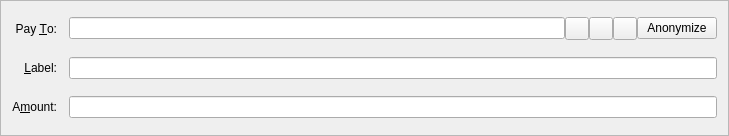
<?xml version="1.0" encoding="UTF-8"?>
<ui version="4.0">
 <class>SendCoinsEntry</class>
 <widget class="QFrame" name="SendCoinsEntry">
  <property name="geometry">
   <rect>
    <x>0</x>
    <y>0</y>
    <width>729</width>
    <height>136</height>
   </rect>
  </property>
  <property name="windowTitle">
   <string>Form</string>
  </property>
  <property name="frameShape">
   <enum>QFrame::StyledPanel</enum>
  </property>
  <property name="frameShadow">
   <enum>QFrame::Sunken</enum>
  </property>
  <layout class="QGridLayout" name="gridLayout">
   <property name="spacing">
    <number>12</number>
   </property>
   <item row="5" column="0">
    <widget class="QLabel" name="label">
     <property name="text">
      <string>A&amp;mount:</string>
     </property>
     <property name="alignment">
      <set>Qt::AlignRight|Qt::AlignTrailing|Qt::AlignVCenter</set>
     </property>
     <property name="buddy">
      <cstring>payAmount</cstring>
     </property>
    </widget>
   </item>
   <item row="3" column="0">
    <widget class="QLabel" name="label_2">
     <property name="text">
      <string>Pay &amp;To:</string>
     </property>
     <property name="alignment">
      <set>Qt::AlignRight|Qt::AlignTrailing|Qt::AlignVCenter</set>
     </property>
     <property name="buddy">
      <cstring>payTo</cstring>
     </property>
    </widget>
   </item>
   <item row="5" column="1">
    <widget class="BitcoinAmountField" name="payAmount"/>
   </item>
   <item row="4" column="1">
    <layout class="QHBoxLayout" name="horizontalLayout_2">
     <property name="spacing">
      <number>0</number>
     </property>
     <item>
      <widget class="QValidatedLineEdit" name="addAsLabel">
       <property name="enabled">
        <bool>true</bool>
       </property>
       <property name="toolTip">
        <string>Enter a label for this address to add it to your address book</string>
       </property>
      </widget>
     </item>
    </layout>
   </item>
   <item row="4" column="0">
    <widget class="QLabel" name="label_4">
     <property name="text">
      <string>&amp;Label:</string>
     </property>
     <property name="alignment">
      <set>Qt::AlignRight|Qt::AlignTrailing|Qt::AlignVCenter</set>
     </property>
     <property name="buddy">
      <cstring>addAsLabel</cstring>
     </property>
    </widget>
   </item>
   <item row="3" column="1">
    <layout class="QHBoxLayout" name="payToLayout">
     <property name="spacing">
      <number>0</number>
     </property>
     <item>
      <widget class="QValidatedLineEdit" name="payTo">
       <property name="toolTip">
        <string>The address to send the payment to  (e.g. 4Zo1ga6xuKuQ7JV7M9rGDoxdbYwV5zgQJ5)</string>
       </property>
       <property name="maxLength">
        <number>34</number>
       </property>
      </widget>
     </item>
     <item>
      <widget class="QToolButton" name="addressBookButton">
       <property name="toolTip">
        <string>Choose address from address book</string>
       </property>
       <property name="text">
        <string/>
       </property>
       <property name="icon">
        <iconset resource="../bitcoin.qrc">
         <normaloff>:/icons/address-book</normaloff>:/icons/address-book</iconset>
       </property>
       <property name="shortcut">
        <string>Alt+A</string>
       </property>
      </widget>
     </item>
     <item>
      <widget class="QToolButton" name="pasteButton">
       <property name="toolTip">
        <string>Paste address from clipboard</string>
       </property>
       <property name="text">
        <string/>
       </property>
       <property name="icon">
        <iconset resource="../bitcoin.qrc">
         <normaloff>:/icons/editpaste</normaloff>:/icons/editpaste</iconset>
       </property>
       <property name="shortcut">
        <string>Alt+P</string>
       </property>
      </widget>
     </item>
     <item>
      <widget class="QToolButton" name="deleteButton">
       <property name="toolTip">
        <string>Remove this recipient</string>
       </property>
       <property name="text">
        <string/>
       </property>
       <property name="icon">
        <iconset resource="../bitcoin.qrc">
         <normaloff>:/icons/remove</normaloff>:/icons/remove</iconset>
       </property>
      </widget>
     </item>
     <item>
      <widget class="QPushButton" name="stealthsendButton">
       <property name="text">
        <string>Anonymize</string>
       </property>
      </widget>
     </item>
    </layout>
   </item>
  </layout>
 </widget>
 <customwidgets>
  <customwidget>
   <class>QValidatedLineEdit</class>
   <extends>QLineEdit</extends>
   <header>qvalidatedlineedit.h</header>
  </customwidget>
  <customwidget>
   <class>BitcoinAmountField</class>
   <extends>QLineEdit</extends>
   <header>bitcoinamountfield.h</header>
   <container>1</container>
  </customwidget>
 </customwidgets>
 <resources>
  <include location="../bitcoin.qrc"/>
 </resources>
 <connections/>
</ui>
